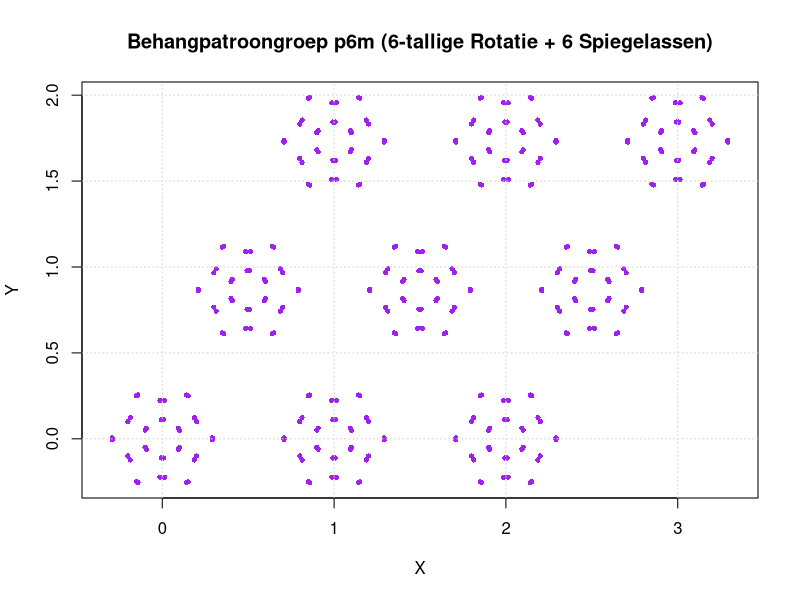

Write the R code that produced this figure.
# ==============================================================================
# R-SCRIPT: Hexagonaal Rooster met Spiegelassen (p3m1, p31m, p6m)
# ==============================================================================

# --- Rotatie- en Spiegelmatrices ----------------------------------------------
rot_matrix <- function(deg) {
  rad <- deg * pi / 180
  matrix(c(cos(rad), sin(rad), -sin(rad), cos(rad)), 2, 2)
}

# Spiegelmatrix over de Y-as (X -> -X)
mirror_y <- matrix(c(-1, 0, 0, 1), 2, 2)

# --- Generator voor p3m1 (3-tallig + spiegeling door rotatiecentra) ------------
generate_p3m1_pattern <- function(motif, nx = 3, ny = 3) {
  motif <- as.matrix(motif)
  
  # De 3 rotaties (0°, 120°, 240°) + hun gespiegelde varianten
  rotations <- lapply(c(0, 120, 240), function(a) motif %*% t(rot_matrix(a)))
  mirrored  <- lapply(rotations, function(m) m %*% t(mirror_y))
  
  unit_cell <- do.call(rbind, c(rotations, mirrored))
  
  return(tile_hex_grid(unit_cell, nx, ny))
}

# --- Generator voor p31m (3-tallig + spiegeling 30° gedraaid) ------------------
generate_p31m_pattern <- function(motif, nx = 3, ny = 3) {
  motif <- as.matrix(motif)
  
  # Spiegeling onder 30° rotatie
  mirror_30 <- rot_matrix(30) %*% mirror_y %*% t(rot_matrix(30))
  
  rotations <- lapply(c(0, 120, 240), function(a) motif %*% t(rot_matrix(a)))
  mirrored  <- lapply(rotations, function(m) m %*% t(mirror_30))
  
  unit_cell <- do.call(rbind, c(rotations, mirrored))
  
  return(tile_hex_grid(unit_cell, nx, ny))
}

# --- Generator voor p6m (6-tallig + 6 spiegelassen: Grafeen Symmetrie) ---------
generate_p6m_pattern <- function(motif, nx = 3, ny = 3) {
  motif <- as.matrix(motif)
  
  # 6 rotaties (0°, 60°, 120°, 180°, 240°, 300°) + 6 gespiegelde varianten
  rotations <- lapply(seq(0, 300, by = 60), function(a) motif %*% t(rot_matrix(a)))
  mirrored  <- lapply(rotations, function(m) m %*% t(mirror_y))
  
  unit_cell <- do.call(rbind, c(rotations, mirrored))
  
  return(tile_hex_grid(unit_cell, nx, ny))
}

# --- Hulpfunctie voor het betegelen van het 60°/120° rooster -------------------
tile_hex_grid <- function(unit_cell, nx, ny) {
  a1 <- c(1, 0)
  a2 <- c(0.5, sqrt(3)/2)
  
  all_pts <- data.frame()
  for (i in 0:(nx - 1)) {
    for (j in 0:(ny - 1)) {
      offset <- i * a1 + j * a2
      translated <- sweep(unit_cell, 2, offset, "+")
      all_pts <- rbind(all_pts, data.frame(x = translated[,1], y = translated[,2]))
    }
  }
  return(all_pts)
}

# --- DEMONSTRATIE & VISUALISATIE ----------------------------------------------

# Basismotief (driehoekje in de eenheidscel)
motif <- matrix(c(0.1, 0.05,  0.2, 0.1,  0.15, 0.25), ncol = 2, byrow = TRUE)

# Genereer p3m1, p31m en p6m patronen
p3m1_pts <- generate_p3m1_pattern(motif, nx = 3, ny = 3)
p31m_pts <- generate_p31m_pattern(motif, nx = 3, ny = 3)
p6m_pts  <- generate_p6m_pattern(motif, nx = 3, ny = 3)

# Visualisatie p6m (Maximale Hexagonale Symmetrie)
plot(p6m_pts$x, p6m_pts$y, col = "purple", pch = 16, cex = 0.7, asp = 1,
     main = "Behangpatroongroep p6m (6-tallige Rotatie + 6 Spiegelassen)",
     xlab = "X", ylab = "Y")
grid()
